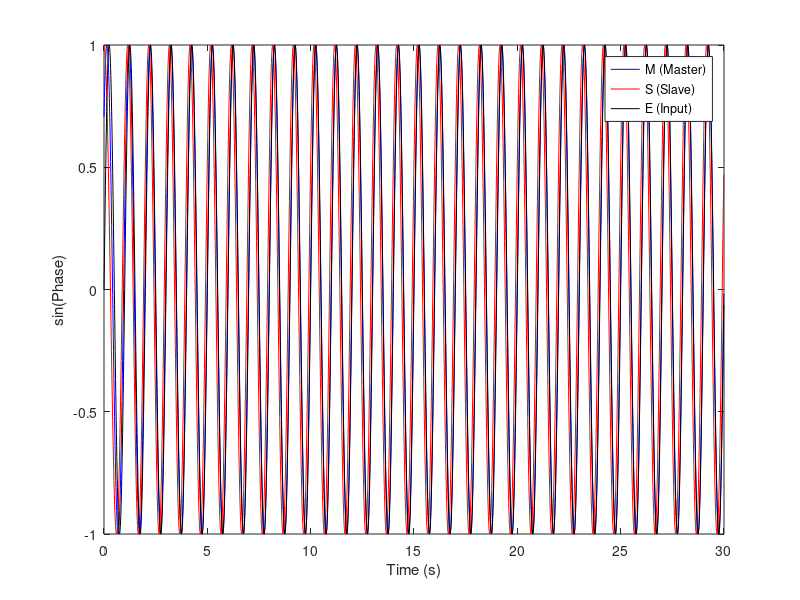

Source code (MATLAB):
%% Time parameters
dt = 0.01;
T = 30;
N = T/dt;

% Frequencies
beta_E = 2*pi*1;
beta_D = 2*pi*1;
beta_M = 2*pi*1;
beta_S = 2*pi*1;
beta_N = 2*pi*1;

% Couplings
k_EM = 1;
k_DM = 0.1;
k_MS = 0.1;
k_DS = 2;
k_NS = -1;
k_SN = 1;
k_DN = 1;

% Delay parameters
tau = 0.5;
delay_steps = round(tau/dt);

% Initialization
theta_E = zeros(1,N);
theta_D = zeros(1,N);
theta_M = zeros(1,N);
theta_S = zeros(1,N);
theta_N = zeros(1,N);

theta_E(1) = 0;
theta_D(1) = pi/6;
theta_M(1) = pi/4;
theta_S(1) = pi/2;
theta_N(1) = pi/3;

% Simulation
for t = 2:N
    dE = beta_E;
    dD = beta_D;
    dM = beta_M + k_EM*sin(theta_E(t-1) - theta_M(t-1)) + k_DM*sin(theta_D(t-1) - theta_M(t-1));

    if t > delay_steps
        theta_M_delayed = theta_M(t - delay_steps);
    else
        theta_M_delayed = theta_M(1);
    end

    dS = beta_S + k_MS*sin(theta_M_delayed - theta_S(t-1)) + ...
                  k_DS*sin(theta_D(t-1) - theta_S(t-1)) + ...
                  k_NS*sin(theta_N(t-1) - theta_S(t-1));
    dN = beta_N + k_SN*sin(theta_S(t-1) - theta_N(t-1)) + ...
                  k_DN*sin(theta_D(t-1) - theta_N(t-1));

    theta_E(t) = theta_E(t-1) + dt*dE;
    theta_D(t) = theta_D(t-1) + dt*dD;
    theta_M(t) = theta_M(t-1) + dt*dM;
    theta_S(t) = theta_S(t-1) + dt*dS;
    theta_N(t) = theta_N(t-1) + dt*dN;
end

% Plot
time = (0:N-1)*dt;
plot(time, sin(theta_M), 'b', time, sin(theta_S), 'r', time, sin(theta_E), 'k')
legend('M (Master)', 'S (Slave)', 'E (Input)')
xlabel('Time (s)')
ylabel('sin(Phase)')
